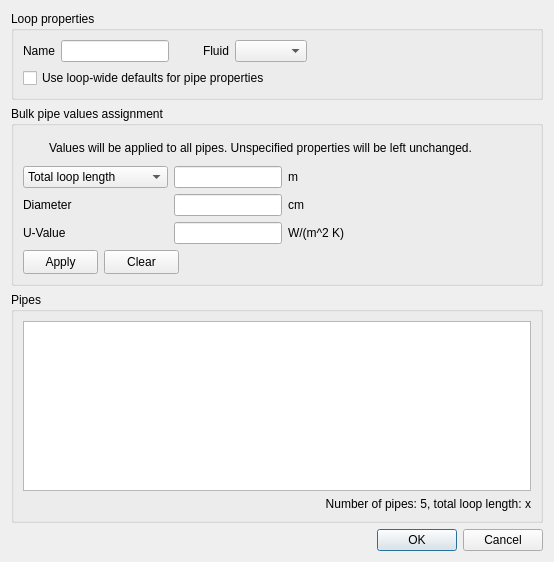
<?xml version="1.0" encoding="UTF-8"?>
<ui version="4.0">
 <class>hydraulicLoopDialog</class>
 <widget class="QDialog" name="hydraulicLoopDialog">
  <property name="geometry">
   <rect>
    <x>0</x>
    <y>0</y>
    <width>554</width>
    <height>562</height>
   </rect>
  </property>
  <property name="sizePolicy">
   <sizepolicy hsizetype="Preferred" vsizetype="Preferred">
    <horstretch>0</horstretch>
    <verstretch>0</verstretch>
   </sizepolicy>
  </property>
  <property name="windowTitle">
   <string>Hydraulic loop properties</string>
  </property>
  <layout class="QVBoxLayout" name="verticalLayout">
   <item>
    <widget class="QGroupBox" name="generalGroupBox">
     <property name="sizePolicy">
      <sizepolicy hsizetype="Preferred" vsizetype="Preferred">
       <horstretch>0</horstretch>
       <verstretch>0</verstretch>
      </sizepolicy>
     </property>
     <property name="title">
      <string>Loop properties</string>
     </property>
     <layout class="QVBoxLayout" name="verticalLayout_4">
      <item>
       <layout class="QHBoxLayout" name="horizontalLayout_2">
        <item>
         <widget class="QLabel" name="loopNameLabel">
          <property name="sizePolicy">
           <sizepolicy hsizetype="Preferred" vsizetype="Preferred">
            <horstretch>0</horstretch>
            <verstretch>0</verstretch>
           </sizepolicy>
          </property>
          <property name="text">
           <string>Name</string>
          </property>
         </widget>
        </item>
        <item>
         <widget class="QLineEdit" name="loopName">
          <property name="sizePolicy">
           <sizepolicy hsizetype="Maximum" vsizetype="Maximum">
            <horstretch>0</horstretch>
            <verstretch>0</verstretch>
           </sizepolicy>
          </property>
         </widget>
        </item>
        <item>
         <widget class="QWidget" name="invalidNameWarningWidget" native="true">
          <property name="minimumSize">
           <size>
            <width>22</width>
            <height>22</height>
           </size>
          </property>
          <property name="toolTip">
           <string>&lt;html&gt;&lt;head/&gt;&lt;body&gt;&lt;p&gt;The name is already taken&lt;/p&gt;&lt;/body&gt;&lt;/html&gt;</string>
          </property>
          <property name="styleSheet">
           <string notr="true">image: url(:/tango-icons/status/tango-icon-theme-0.8.90/scalable/status/dialog-warning.svg);</string>
          </property>
         </widget>
        </item>
        <item>
         <spacer name="horizontalSpacer">
          <property name="orientation">
           <enum>Qt::Horizontal</enum>
          </property>
          <property name="sizeType">
           <enum>QSizePolicy::Maximum</enum>
          </property>
          <property name="sizeHint" stdset="0">
           <size>
            <width>0</width>
            <height>19</height>
           </size>
          </property>
         </spacer>
        </item>
        <item>
         <widget class="QLabel" name="fluidLabel">
          <property name="sizePolicy">
           <sizepolicy hsizetype="Preferred" vsizetype="Preferred">
            <horstretch>0</horstretch>
            <verstretch>0</verstretch>
           </sizepolicy>
          </property>
          <property name="text">
           <string>Fluid</string>
          </property>
         </widget>
        </item>
        <item>
         <widget class="QComboBox" name="fluidComboBox">
          <property name="sizePolicy">
           <sizepolicy hsizetype="Maximum" vsizetype="Maximum">
            <horstretch>0</horstretch>
            <verstretch>0</verstretch>
           </sizepolicy>
          </property>
         </widget>
        </item>
        <item>
         <spacer name="horizontalSpacer_5">
          <property name="orientation">
           <enum>Qt::Horizontal</enum>
          </property>
          <property name="sizeType">
           <enum>QSizePolicy::Expanding</enum>
          </property>
          <property name="sizeHint" stdset="0">
           <size>
            <width>130</width>
            <height>19</height>
           </size>
          </property>
         </spacer>
        </item>
       </layout>
      </item>
      <item>
       <widget class="QCheckBox" name="useLoopWideDefaultsCheckBox">
        <property name="sizePolicy">
         <sizepolicy hsizetype="Minimum" vsizetype="Fixed">
          <horstretch>0</horstretch>
          <verstretch>0</verstretch>
         </sizepolicy>
        </property>
        <property name="text">
         <string>Use loop-wide defaults for pipe properties</string>
        </property>
       </widget>
      </item>
     </layout>
    </widget>
   </item>
   <item>
    <widget class="QGroupBox" name="bulkOperationsGroupBox">
     <property name="sizePolicy">
      <sizepolicy hsizetype="Preferred" vsizetype="Preferred">
       <horstretch>0</horstretch>
       <verstretch>0</verstretch>
      </sizepolicy>
     </property>
     <property name="minimumSize">
      <size>
       <width>0</width>
       <height>180</height>
      </size>
     </property>
     <property name="styleSheet">
      <string notr="true"/>
     </property>
     <property name="title">
      <string>Bulk pipe values assignment</string>
     </property>
     <layout class="QVBoxLayout" name="verticalLayout_2">
      <item>
       <layout class="QHBoxLayout" name="horizontalLayout_4">
        <item>
         <widget class="QWidget" name="widget" native="true">
          <property name="sizePolicy">
           <sizepolicy hsizetype="Preferred" vsizetype="Preferred">
            <horstretch>0</horstretch>
            <verstretch>0</verstretch>
           </sizepolicy>
          </property>
          <property name="minimumSize">
           <size>
            <width>20</width>
            <height>20</height>
           </size>
          </property>
          <property name="styleSheet">
           <string notr="true">image: url(:/tango-icons/status/tango-icon-theme-0.8.90/scalable/status/dialog-information.svg);</string>
          </property>
         </widget>
        </item>
        <item>
         <widget class="QLabel" name="label_6">
          <property name="sizePolicy">
           <sizepolicy hsizetype="Expanding" vsizetype="Preferred">
            <horstretch>0</horstretch>
            <verstretch>0</verstretch>
           </sizepolicy>
          </property>
          <property name="minimumSize">
           <size>
            <width>0</width>
            <height>20</height>
           </size>
          </property>
          <property name="lineWidth">
           <number>0</number>
          </property>
          <property name="text">
           <string>Values will be applied to all pipes. Unspecified properties will be left unchanged.</string>
          </property>
          <property name="wordWrap">
           <bool>true</bool>
          </property>
         </widget>
        </item>
       </layout>
      </item>
      <item>
       <layout class="QHBoxLayout" name="horizontalLayout_5">
        <item>
         <layout class="QGridLayout" name="gridLayout">
          <item row="0" column="0">
           <widget class="QComboBox" name="bulkLengthTypeComboBox">
            <property name="sizePolicy">
             <sizepolicy hsizetype="Preferred" vsizetype="Preferred">
              <horstretch>0</horstretch>
              <verstretch>0</verstretch>
             </sizepolicy>
            </property>
            <item>
             <property name="text">
              <string extracomment="The total loop length will be distributed equally among pipes in the loop">Total loop length</string>
             </property>
            </item>
            <item>
             <property name="text">
              <string>Individual pipe length</string>
             </property>
            </item>
           </widget>
          </item>
          <item row="0" column="1">
           <widget class="QLineEdit" name="bulkLengthLineEdit">
            <property name="sizePolicy">
             <sizepolicy hsizetype="Preferred" vsizetype="Preferred">
              <horstretch>0</horstretch>
              <verstretch>0</verstretch>
             </sizepolicy>
            </property>
           </widget>
          </item>
          <item row="0" column="2">
           <layout class="QHBoxLayout" name="horizontalLayout">
            <item>
             <widget class="QLabel" name="label">
              <property name="sizePolicy">
               <sizepolicy hsizetype="Preferred" vsizetype="Preferred">
                <horstretch>0</horstretch>
                <verstretch>0</verstretch>
               </sizepolicy>
              </property>
              <property name="text">
               <string>m</string>
              </property>
             </widget>
            </item>
            <item>
             <widget class="QWidget" name="bulkLengthInfoIconWidget" native="true">
              <property name="sizePolicy">
               <sizepolicy hsizetype="Preferred" vsizetype="Preferred">
                <horstretch>0</horstretch>
                <verstretch>0</verstretch>
               </sizepolicy>
              </property>
              <property name="minimumSize">
               <size>
                <width>20</width>
                <height>20</height>
               </size>
              </property>
              <property name="baseSize">
               <size>
                <width>0</width>
                <height>0</height>
               </size>
              </property>
              <property name="toolTip">
               <string>&lt;html&gt;&lt;head/&gt;&lt;body&gt;&lt;p&gt;The total length will be distributed evenly among the pipes&lt;/p&gt;&lt;/body&gt;&lt;/html&gt;</string>
              </property>
              <property name="styleSheet">
               <string notr="true">image: url(:/tango-icons/status/tango-icon-theme-0.8.90/scalable/status/dialog-information.svg);</string>
              </property>
             </widget>
            </item>
            <item>
             <spacer name="horizontalSpacer_6">
              <property name="orientation">
               <enum>Qt::Horizontal</enum>
              </property>
              <property name="sizeHint" stdset="0">
               <size>
                <width>40</width>
                <height>20</height>
               </size>
              </property>
             </spacer>
            </item>
           </layout>
          </item>
          <item row="1" column="0">
           <widget class="QLabel" name="label_4">
            <property name="sizePolicy">
             <sizepolicy hsizetype="Preferred" vsizetype="Preferred">
              <horstretch>0</horstretch>
              <verstretch>0</verstretch>
             </sizepolicy>
            </property>
            <property name="text">
             <string>Diameter</string>
            </property>
           </widget>
          </item>
          <item row="1" column="1">
           <widget class="QLineEdit" name="bulkDiameterLineEdit">
            <property name="sizePolicy">
             <sizepolicy hsizetype="Preferred" vsizetype="Preferred">
              <horstretch>0</horstretch>
              <verstretch>0</verstretch>
             </sizepolicy>
            </property>
           </widget>
          </item>
          <item row="1" column="2">
           <widget class="QLabel" name="label_5">
            <property name="sizePolicy">
             <sizepolicy hsizetype="Preferred" vsizetype="Preferred">
              <horstretch>0</horstretch>
              <verstretch>0</verstretch>
             </sizepolicy>
            </property>
            <property name="text">
             <string>cm</string>
            </property>
           </widget>
          </item>
          <item row="2" column="0">
           <widget class="QLabel" name="bulkLengthUnitLabel">
            <property name="sizePolicy">
             <sizepolicy hsizetype="Preferred" vsizetype="Preferred">
              <horstretch>0</horstretch>
              <verstretch>0</verstretch>
             </sizepolicy>
            </property>
            <property name="text">
             <string>U-Value</string>
            </property>
           </widget>
          </item>
          <item row="2" column="1">
           <widget class="QLineEdit" name="bulkUValueLineEdit">
            <property name="sizePolicy">
             <sizepolicy hsizetype="Preferred" vsizetype="Preferred">
              <horstretch>0</horstretch>
              <verstretch>0</verstretch>
             </sizepolicy>
            </property>
           </widget>
          </item>
          <item row="2" column="2">
           <widget class="QLabel" name="label_3">
            <property name="sizePolicy">
             <sizepolicy hsizetype="Preferred" vsizetype="Preferred">
              <horstretch>0</horstretch>
              <verstretch>0</verstretch>
             </sizepolicy>
            </property>
            <property name="text">
             <string>W/(m^2 K)</string>
            </property>
           </widget>
          </item>
         </layout>
        </item>
        <item>
         <spacer name="horizontalSpacer_4">
          <property name="orientation">
           <enum>Qt::Horizontal</enum>
          </property>
          <property name="sizeHint" stdset="0">
           <size>
            <width>40</width>
            <height>20</height>
           </size>
          </property>
         </spacer>
        </item>
       </layout>
      </item>
      <item>
       <layout class="QHBoxLayout" name="horizontalLayout_3">
        <item>
         <widget class="QPushButton" name="bulkApplyButton">
          <property name="sizePolicy">
           <sizepolicy hsizetype="Maximum" vsizetype="Maximum">
            <horstretch>0</horstretch>
            <verstretch>0</verstretch>
           </sizepolicy>
          </property>
          <property name="maximumSize">
           <size>
            <width>75</width>
            <height>24</height>
           </size>
          </property>
          <property name="text">
           <string>Apply</string>
          </property>
         </widget>
        </item>
        <item>
         <widget class="QPushButton" name="bulkCancelButton">
          <property name="sizePolicy">
           <sizepolicy hsizetype="Maximum" vsizetype="Maximum">
            <horstretch>0</horstretch>
            <verstretch>0</verstretch>
           </sizepolicy>
          </property>
          <property name="maximumSize">
           <size>
            <width>75</width>
            <height>24</height>
           </size>
          </property>
          <property name="text">
           <string>Clear</string>
          </property>
         </widget>
        </item>
        <item>
         <spacer name="horizontalSpacer_2">
          <property name="orientation">
           <enum>Qt::Horizontal</enum>
          </property>
          <property name="sizeType">
           <enum>QSizePolicy::Expanding</enum>
          </property>
          <property name="sizeHint" stdset="0">
           <size>
            <width>40</width>
            <height>20</height>
           </size>
          </property>
         </spacer>
        </item>
       </layout>
      </item>
     </layout>
    </widget>
   </item>
   <item>
    <widget class="QGroupBox" name="pipesGroupBox">
     <property name="sizePolicy">
      <sizepolicy hsizetype="Preferred" vsizetype="Preferred">
       <horstretch>0</horstretch>
       <verstretch>0</verstretch>
      </sizepolicy>
     </property>
     <property name="title">
      <string>Pipes</string>
     </property>
     <layout class="QVBoxLayout" name="verticalLayout_3">
      <item>
       <widget class="QTableView" name="connectionsTableView">
        <property name="sizePolicy">
         <sizepolicy hsizetype="Preferred" vsizetype="Preferred">
          <horstretch>0</horstretch>
          <verstretch>0</verstretch>
         </sizepolicy>
        </property>
        <attribute name="horizontalHeaderStretchLastSection">
         <bool>true</bool>
        </attribute>
       </widget>
      </item>
      <item>
       <widget class="QLabel" name="pipesStatisticsLabel">
        <property name="text">
         <string>Number of pipes: 5, total loop length: x</string>
        </property>
        <property name="alignment">
         <set>Qt::AlignRight|Qt::AlignTrailing|Qt::AlignVCenter</set>
        </property>
       </widget>
      </item>
     </layout>
    </widget>
   </item>
   <item>
    <widget class="QDialogButtonBox" name="okCancelButtonBox">
     <property name="sizePolicy">
      <sizepolicy hsizetype="Preferred" vsizetype="Preferred">
       <horstretch>0</horstretch>
       <verstretch>0</verstretch>
      </sizepolicy>
     </property>
     <property name="orientation">
      <enum>Qt::Horizontal</enum>
     </property>
     <property name="standardButtons">
      <set>QDialogButtonBox::Cancel|QDialogButtonBox::Ok</set>
     </property>
    </widget>
   </item>
  </layout>
 </widget>
 <resources/>
 <connections>
  <connection>
   <sender>okCancelButtonBox</sender>
   <signal>accepted()</signal>
   <receiver>hydraulicLoopDialog</receiver>
   <slot>accept()</slot>
   <hints>
    <hint type="sourcelabel">
     <x>248</x>
     <y>254</y>
    </hint>
    <hint type="destinationlabel">
     <x>157</x>
     <y>274</y>
    </hint>
   </hints>
  </connection>
  <connection>
   <sender>okCancelButtonBox</sender>
   <signal>rejected()</signal>
   <receiver>hydraulicLoopDialog</receiver>
   <slot>reject()</slot>
   <hints>
    <hint type="sourcelabel">
     <x>316</x>
     <y>260</y>
    </hint>
    <hint type="destinationlabel">
     <x>286</x>
     <y>274</y>
    </hint>
   </hints>
  </connection>
 </connections>
</ui>
